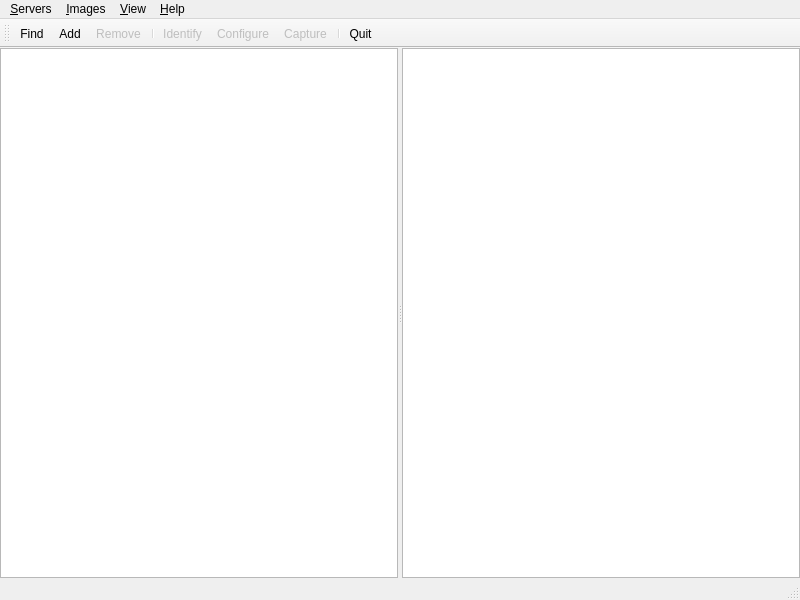
<?xml version="1.0" encoding="UTF-8"?>
<ui version="4.0">
 <class>MainWindow</class>
 <widget class="QMainWindow" name="MainWindow">
  <property name="geometry">
   <rect>
    <x>0</x>
    <y>0</y>
    <width>800</width>
    <height>600</height>
   </rect>
  </property>
  <property name="windowTitle">
   <string>Compound Pi</string>
  </property>
  <property name="toolButtonStyle">
   <enum>Qt::ToolButtonFollowStyle</enum>
  </property>
  <widget class="QWidget" name="centralwidget">
   <layout class="QVBoxLayout" name="verticalLayout">
    <property name="margin">
     <number>0</number>
    </property>
    <item>
     <widget class="QSplitter" name="splitter">
      <property name="orientation">
       <enum>Qt::Horizontal</enum>
      </property>
      <widget class="QTreeView" name="server_list">
       <property name="contextMenuPolicy">
        <enum>Qt::CustomContextMenu</enum>
       </property>
       <property name="editTriggers">
        <set>QAbstractItemView::NoEditTriggers</set>
       </property>
       <property name="alternatingRowColors">
        <bool>true</bool>
       </property>
       <property name="selectionMode">
        <enum>QAbstractItemView::ExtendedSelection</enum>
       </property>
       <property name="uniformRowHeights">
        <bool>true</bool>
       </property>
       <property name="allColumnsShowFocus">
        <bool>true</bool>
       </property>
       <property name="expandsOnDoubleClick">
        <bool>false</bool>
       </property>
      </widget>
      <widget class="QListView" name="image_list">
       <property name="contextMenuPolicy">
        <enum>Qt::CustomContextMenu</enum>
       </property>
       <property name="editTriggers">
        <set>QAbstractItemView::NoEditTriggers</set>
       </property>
       <property name="selectionMode">
        <enum>QAbstractItemView::ExtendedSelection</enum>
       </property>
       <property name="movement">
        <enum>QListView::Static</enum>
       </property>
       <property name="resizeMode">
        <enum>QListView::Adjust</enum>
       </property>
       <property name="viewMode">
        <enum>QListView::IconMode</enum>
       </property>
       <property name="uniformItemSizes">
        <bool>true</bool>
       </property>
      </widget>
     </widget>
    </item>
   </layout>
  </widget>
  <widget class="QMenuBar" name="menu_bar">
   <property name="geometry">
    <rect>
     <x>0</x>
     <y>0</y>
     <width>800</width>
     <height>25</height>
    </rect>
   </property>
   <widget class="QMenu" name="servers_menu">
    <property name="title">
     <string>&amp;Servers</string>
    </property>
    <addaction name="find_action"/>
    <addaction name="add_action"/>
    <addaction name="remove_action"/>
    <addaction name="separator"/>
    <addaction name="identify_action"/>
    <addaction name="configure_action"/>
    <addaction name="capture_action"/>
    <addaction name="separator"/>
    <addaction name="quit_action"/>
   </widget>
   <widget class="QMenu" name="help_menu">
    <property name="title">
     <string>&amp;Help</string>
    </property>
    <addaction name="about_action"/>
    <addaction name="about_qt_action"/>
   </widget>
   <widget class="QMenu" name="images_menu">
    <property name="title">
     <string>&amp;Images</string>
    </property>
    <addaction name="copy_action"/>
    <addaction name="export_action"/>
    <addaction name="clear_action"/>
   </widget>
   <widget class="QMenu" name="view_menu">
    <property name="title">
     <string>&amp;View</string>
    </property>
    <addaction name="refresh_action"/>
    <addaction name="separator"/>
    <addaction name="toolbar_action"/>
    <addaction name="status_bar_action"/>
   </widget>
   <addaction name="servers_menu"/>
   <addaction name="images_menu"/>
   <addaction name="view_menu"/>
   <addaction name="help_menu"/>
  </widget>
  <widget class="QStatusBar" name="status_bar"/>
  <widget class="QToolBar" name="tool_bar">
   <property name="windowTitle">
    <string>toolBar</string>
   </property>
   <attribute name="toolBarArea">
    <enum>TopToolBarArea</enum>
   </attribute>
   <attribute name="toolBarBreak">
    <bool>false</bool>
   </attribute>
   <addaction name="find_action"/>
   <addaction name="add_action"/>
   <addaction name="remove_action"/>
   <addaction name="separator"/>
   <addaction name="identify_action"/>
   <addaction name="configure_action"/>
   <addaction name="capture_action"/>
   <addaction name="separator"/>
   <addaction name="quit_action"/>
  </widget>
  <action name="find_action">
   <property name="text">
    <string>&amp;Find...</string>
   </property>
   <property name="toolTip">
    <string>Find servers on the network</string>
   </property>
   <property name="shortcut">
    <string>Ctrl+O</string>
   </property>
  </action>
  <action name="add_action">
   <property name="text">
    <string>&amp;Add...</string>
   </property>
   <property name="toolTip">
    <string>Manually add server addresses to the list</string>
   </property>
  </action>
  <action name="remove_action">
   <property name="enabled">
    <bool>false</bool>
   </property>
   <property name="text">
    <string>&amp;Remove</string>
   </property>
   <property name="toolTip">
    <string>Remove the selected servers from the list</string>
   </property>
  </action>
  <action name="configure_action">
   <property name="enabled">
    <bool>false</bool>
   </property>
   <property name="text">
    <string>C&amp;onfigure...</string>
   </property>
   <property name="toolTip">
    <string>Configure all selected servers</string>
   </property>
  </action>
  <action name="quit_action">
   <property name="text">
    <string>&amp;Quit</string>
   </property>
   <property name="toolTip">
    <string>Exit the application</string>
   </property>
   <property name="shortcut">
    <string>Ctrl+Q</string>
   </property>
   <property name="shortcutContext">
    <enum>Qt::ApplicationShortcut</enum>
   </property>
   <property name="menuRole">
    <enum>QAction::QuitRole</enum>
   </property>
  </action>
  <action name="about_action">
   <property name="text">
    <string>&amp;About Compound Pi...</string>
   </property>
   <property name="menuRole">
    <enum>QAction::AboutRole</enum>
   </property>
  </action>
  <action name="about_qt_action">
   <property name="text">
    <string>&amp;About QT...</string>
   </property>
   <property name="menuRole">
    <enum>QAction::AboutQtRole</enum>
   </property>
  </action>
  <action name="capture_action">
   <property name="enabled">
    <bool>false</bool>
   </property>
   <property name="text">
    <string>&amp;Capture...</string>
   </property>
   <property name="toolTip">
    <string>Capture images on all selected servers after configuration</string>
   </property>
  </action>
  <action name="identify_action">
   <property name="enabled">
    <bool>false</bool>
   </property>
   <property name="text">
    <string>&amp;Identify</string>
   </property>
   <property name="toolTip">
    <string>Blink LEDs on all selected servers</string>
   </property>
  </action>
  <action name="refresh_action">
   <property name="enabled">
    <bool>false</bool>
   </property>
   <property name="text">
    <string>&amp;Refresh</string>
   </property>
   <property name="shortcut">
    <string>Ctrl+R</string>
   </property>
  </action>
  <action name="status_bar_action">
   <property name="checkable">
    <bool>true</bool>
   </property>
   <property name="checked">
    <bool>false</bool>
   </property>
   <property name="text">
    <string>Show Status &amp;Bar</string>
   </property>
   <property name="toolTip">
    <string>Toggle visibility of the status bar</string>
   </property>
  </action>
  <action name="clear_action">
   <property name="enabled">
    <bool>false</bool>
   </property>
   <property name="text">
    <string>C&amp;lear</string>
   </property>
   <property name="toolTip">
    <string>Clear images from the selected servers</string>
   </property>
  </action>
  <action name="copy_action">
   <property name="enabled">
    <bool>false</bool>
   </property>
   <property name="text">
    <string>&amp;Copy</string>
   </property>
   <property name="shortcut">
    <string>Ctrl+C</string>
   </property>
  </action>
  <action name="export_action">
   <property name="enabled">
    <bool>false</bool>
   </property>
   <property name="text">
    <string>E&amp;xport</string>
   </property>
   <property name="shortcut">
    <string>Ctrl+S</string>
   </property>
  </action>
  <action name="toolbar_action">
   <property name="checkable">
    <bool>true</bool>
   </property>
   <property name="text">
    <string>Show &amp;Toolbar</string>
   </property>
   <property name="toolTip">
    <string>Toggle visibility of the toolbar</string>
   </property>
  </action>
 </widget>
 <resources/>
 <connections>
  <connection>
   <sender>quit_action</sender>
   <signal>triggered()</signal>
   <receiver>MainWindow</receiver>
   <slot>close()</slot>
   <hints>
    <hint type="sourcelabel">
     <x>-1</x>
     <y>-1</y>
    </hint>
    <hint type="destinationlabel">
     <x>399</x>
     <y>299</y>
    </hint>
   </hints>
  </connection>
 </connections>
</ui>
